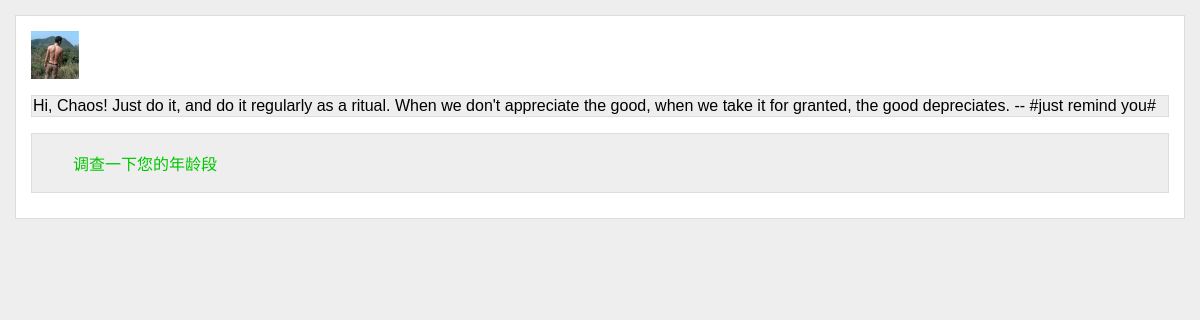
Before: /polls/ with the older database file.
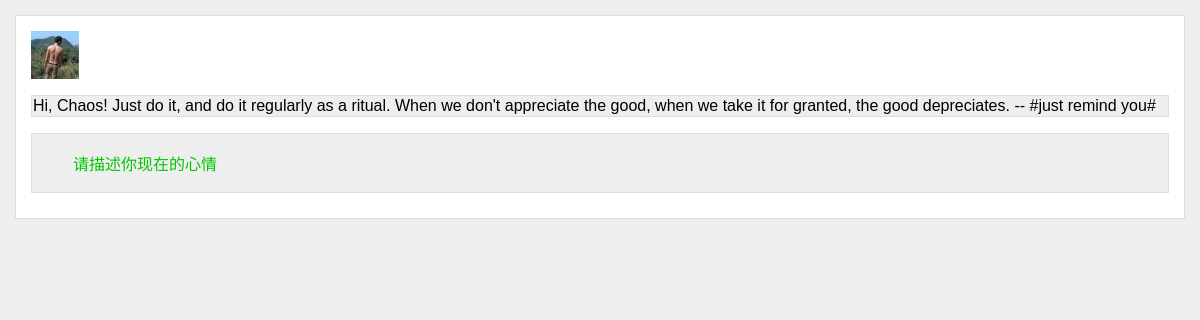
After: the same page with the newer database file.
### polls/models.py (models this page shows, shortened)
@python_2_unicode_compatible
class Question(models.Model):
    question_text = models.CharField('问题', max_length=200)
    pub_date = models.DateTimeField('发布日期')
    def was_published_recently(self):
        now = timezone.now()
        return now - datetime.timedelta(days=1) <= self.pub_date <= now
    was_published_recently.admin_order_field = 'pub_date'
    was_published_recently.boolean = True
    was_published_recently.short_description = 'Published recently?'

### polls/views.py (the view)
class IndexView(generic.ListView):
    template_name = 'polls/index.html'
    context_object_name = 'latest_question_list'
    def get_queryset(self):
        return Question.objects.filter(
            pub_date__lte=timezone.now()
        ).order_by('-pub_date')[:5]

### polls/templates/polls/index.html
{% extends 'polls/base.html' %}
{% block content %}
<div class="detail">
{% if latest_question_list %}
    <ul>
    {% for question in latest_question_list %}
        <li><a href="{% url 'polls:detail' question.id %}">{{ question.question_text }}</a></li>
    {% endfor %}
    </ul>
{% else %}
    <p>No polls are available.</p>
{% endif %}
</div>
{% endblock %}

Changed rows visible on the page:
removed Question: question_text "调查一下您的年龄段"
added Question: question_text "请描述你现在的心情"
